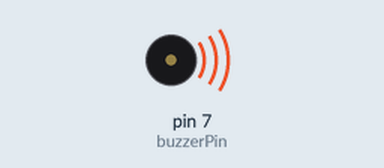
A sketch run on a simulated Arduino Uno, built with avr-gcc and run on an emulated ATmega328P. Parts: buzzer (waves = sounding).

Above: at 1.5 s.
At 4.47 s:
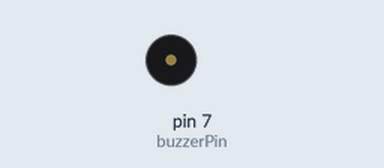
Timing chart, 0 to 5.3 s (numbered marks = the images above):
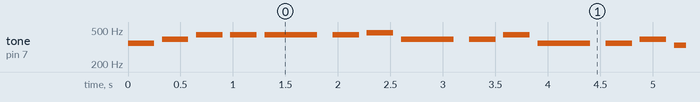

The sketch:

buzzer_raya.ino
```cpp
// Notes and their frequencies
#define NOTE_C4  262
#define NOTE_D4  294
#define NOTE_E4  330
#define NOTE_F4  349
#define NOTE_G4  392
#define NOTE_A4  440
#define NOTE_AS4 466
#define NOTE_B4  494
#define NOTE_C5  523

int buzzerPin = 7;

// The melody for "Selamat Hari Raya" (Simplified Chorus)
int melody[] = {
  NOTE_F4, NOTE_G4, NOTE_A4, NOTE_A4, NOTE_A4, // Se-la-mat Ha-ri
  NOTE_A4, NOTE_AS4, NOTE_G4,                  // Ra-ya
  NOTE_G4, NOTE_A4, NOTE_F4,                   // Ma-af
  NOTE_F4, NOTE_G4, NOTE_E4,                   // Za-hir
  NOTE_D4, NOTE_E4, NOTE_F4                    // Ba-tin
};

// Note durations: 4 = quarter note, 8 = eighth note, etc.
int noteDurations[] = {
  4, 4, 4, 4, 2,
  4, 4, 2,
  4, 4, 2,
  4, 4, 2,
  4, 4, 2
};

void setup() {
  // No setup needed for tone()
}

void loop() {
  for (int thisNote = 0; thisNote < 15; thisNote++) {

    // Calculate the note duration
    int noteDuration = 1000 / noteDurations[thisNote];
    tone(buzzerPin, melody[thisNote], noteDuration);

    // To distinguish the notes, set a minimum time between them.
    int pauseBetweenNotes = noteDuration * 1.30;
    delay(pauseBetweenNotes);

    // Stop the tone before the next note
    noTone(buzzerPin);
  }

  delay(2000); // Wait 2 seconds before playing again
}
```

Measured:
- by itself, tone on pin 7 (buzzerPin): plays 349 Hz for 0.25 s, 392 Hz for 0.25 s, 440 Hz for 0.25 s, 440 Hz for 0.25 s, 440 Hz for 0.50 s, 440 Hz for 0.25 s … (240 notes in this stretch)
